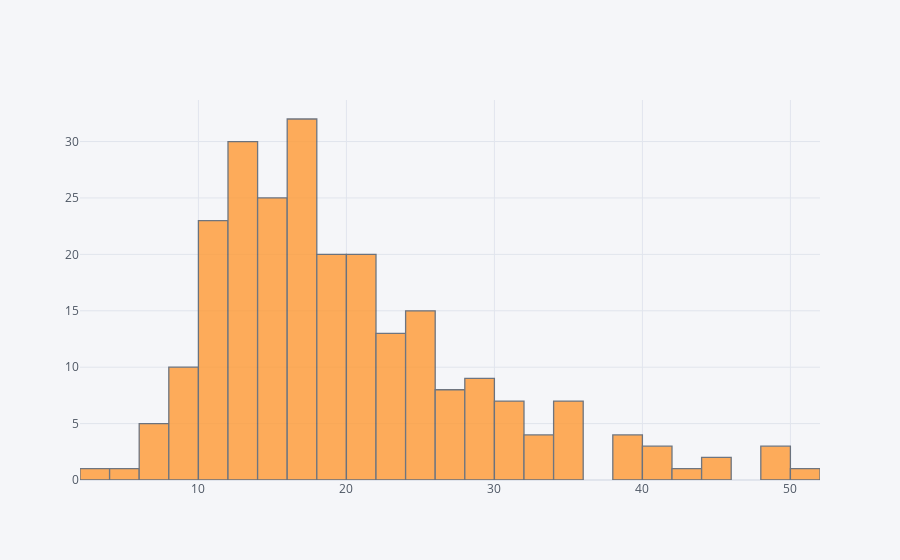

Write notebook code for a chart like this one.
### Code cell
dataset['total_bill'].iplot(kind = 'hist',bins = 25)

### Figure 1 — Plotly figure (JSON) as saved in the notebook; plotly's stock layout.template omitted (floating-point values rounded to 4 significant figures; data arrays with more than 128 entries replaced by an {"elided": "..."} marker saying what was removed)
{"data": [{"histfunc": "count", "histnorm": "", "marker": {"color": "rgba(255, 153, 51, 1.0)", "line": {"color": "#4D5663", "width": 1.3}}, "name": "total_bill", "nbinsx": 25, "opacity": 0.8, "orientation": "v", "type": "histogram", "x": {"elided": "244 float values"}}], "layout": {"barmode": "overlay", "legend": {"bgcolor": "#F5F6F9", "font": {"color": "#4D5663"}}, "paper_bgcolor": "#F5F6F9", "plot_bgcolor": "#F5F6F9", "title": {"font": {"color": "#4D5663"}}, "xaxis": {"gridcolor": "#E1E5ED", "showgrid": true, "tickfont": {"color": "#4D5663"}, "title": {"font": {"color": "#4D5663"}, "text": ""}, "zerolinecolor": "#E1E5ED"}, "yaxis": {"gridcolor": "#E1E5ED", "showgrid": true, "tickfont": {"color": "#4D5663"}, "title": {"font": {"color": "#4D5663"}, "text": ""}, "zerolinecolor": "#E1E5ED"}}}
